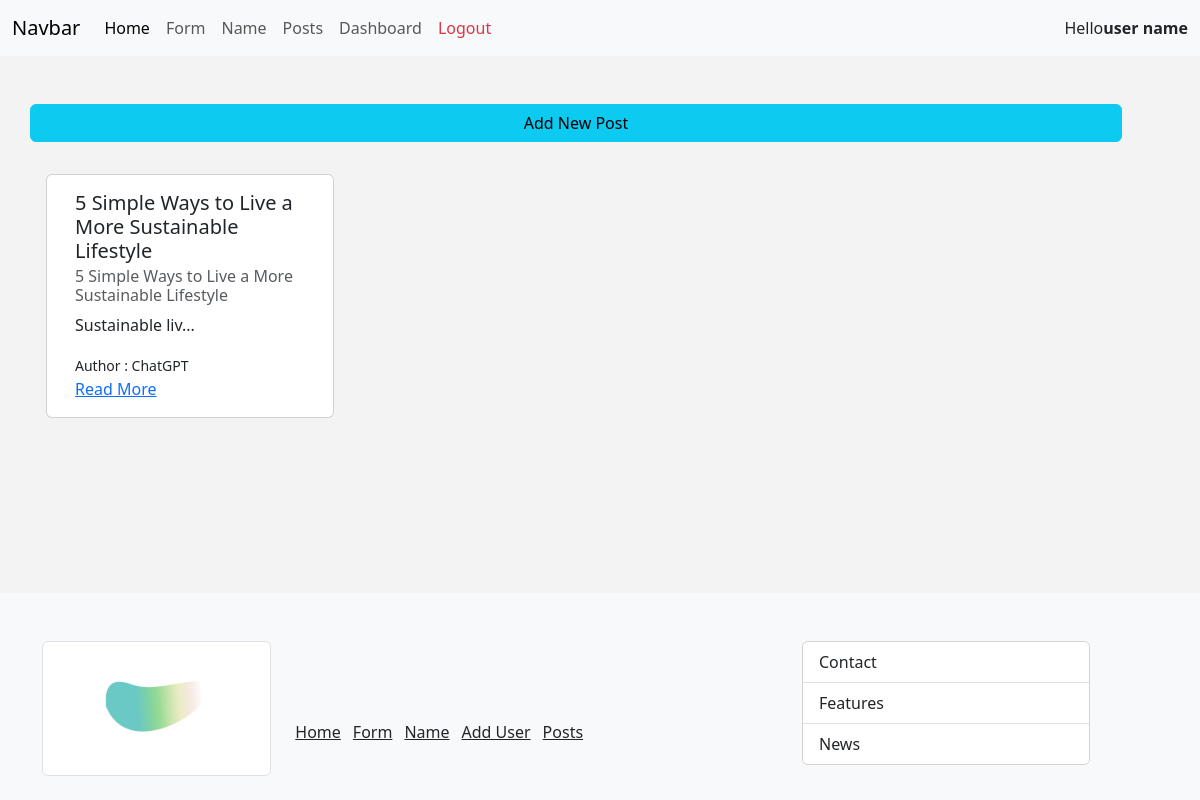
The page /posts (signed in) on the database its author committed.
### main.py (models this page shows, shortened)
class Users(db.Model, UserMixin):
	id = db.Column(db.Integer, primary_key=True)
	username = db.Column(db.String(25), nullable=False) # unique=True causes a problem
	name = db.Column(db.String(55), nullable=False)
	email = db.Column(db.String(125), nullable=False, unique=True)
	date_added = db.Column(db.DateTime, default=datetime.utcnow)
	favorite_color = db.Column(db.String(25))
	password = db.Column(db.String(101), nullable=False)

class Post(db.Model):
	id = db.Column(db.Integer, primary_key = True)
	title = db.Column(db.String(255))
	content = db.Column(db.Text)
	author = db.Column(db.String(255))
	date_posted = db.Column(db.DateTime, default=datetime.utcnow)
	slug = db.Column(db.String(255)) # for a better url example instead of using /blog/1 using /blog/my_blog
	def small_content(self):
		if len(self.content) > 15:
			return self.content[:15] + "..."
		else:
			return self.content

### main.py (the view)
@app.route("/posts", methods=["GET"])
def get_posts():
	posts = Post.query.all()
	return render_template("post/posts.html", posts = posts)

### main.py (called while the page is built)
@login_manager.user_loader
def load_user(user_id):
	return Users.query.get(int(user_id))

### templates/post/posts.html (shortened to what this page needs)
{% extends 'base.html' %}
{% block content %}
<div class="row mb-3">
	<a href="{{url_for('add_post')}}" class="btn btn-info">Add New Post</a>
</div>
<div class="row">
	{% for post in posts%}
		<div class="card m-3" style="width: 18rem;">
			<div class="card-body">
				<h5 class="card-title">{{post.title}}</h5>
				<h6 class="card-subtitle mb-2 text-muted">{{post.title}}</h6>
				<p class="card-text">{{post.small_content()}}</p>
				<small>Author : {{post.author}}</small> <br>
				<a href="{{url_for('get_single_post', slug = post.slug)}}" class="card-link">Read More</a>
			</div>
	</div>
	{%endfor%}
</div>
{% endblock content %}

### templates/shared/navbar.html (shortened to what this page needs)
<nav class="navbar navbar-expand-lg bg-body-tertiary">
	<div class="container-fluid">
	  <a class="navbar-brand" href="{{url_for('index')}}">Navbar</a>
	  <div class="collapse navbar-collapse" id="navbarNav">
		<ul class="navbar-nav">
		  <li class="nav-item">
			<a class="nav-link active" aria-current="page" href="{{url_for('index')}}">Home</a>
		  </li>
		  <li class="nav-item">
			<a class="nav-link" href="{{url_for('form')}}">Form</a>
		  </li>
		  <li class="nav-item">
			<a class="nav-link" href="{{url_for('name')}}">Name</a>
		  </li>
		  <li class="nav-item">
			<a class="nav-link" href="{{url_for('get_posts')}}">Posts</a>
		  </li>
		{% if current_user.is_authenticated %}
		  <li class="nav-item">
			<a class="nav-link" href="{{url_for('get_dashboard')}}">Dashboard</a>
		  </li>
		  <li class="nav-item">
			<a class="nav-link link-danger" href="{{url_for('logout')}}">Logout</a>
		  </li>
		{% else %}
		  <li class="nav-item">
			<a class="nav-link" href="{{url_for('get_login')}}">Login</a>
		  </li>
		{% endif %}
		</ul>
	  </div>
	  {% if current_user.is_authenticated %}
	 	Hello <strong>{{current_user.name}}</strong>
	  {% endif %}
	</div>
  </nav>

### static/css/style.css (style rules this page uses)
body { background-color: rgb(243, 243, 243); display: flex; flex-direction: column; flex-grow: 1; min-height: 100vh; }

### rows shown on the page
Users: name "user name"
Post: title "5 Simple Ways to Live a More Sustainable Lifestyle", small_content "Sustainable liv...", author "ChatGPT"
